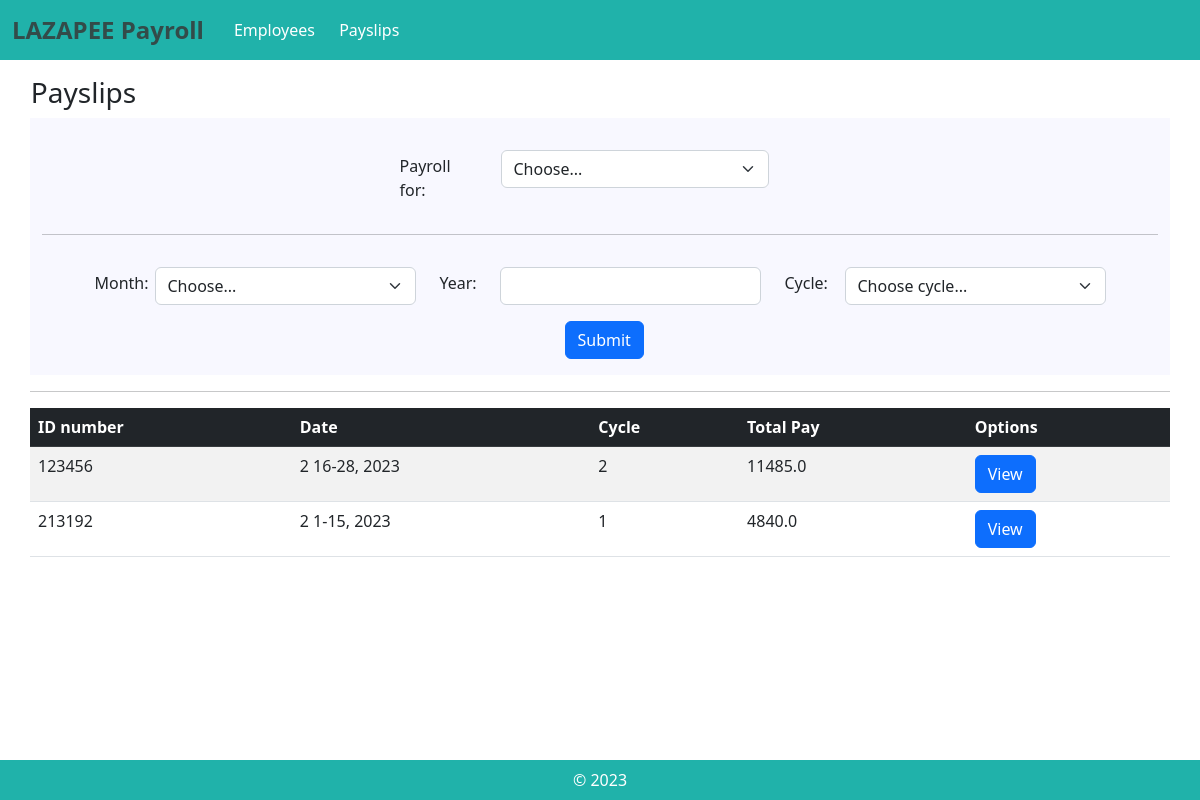
Before: /payslips with the older database file.
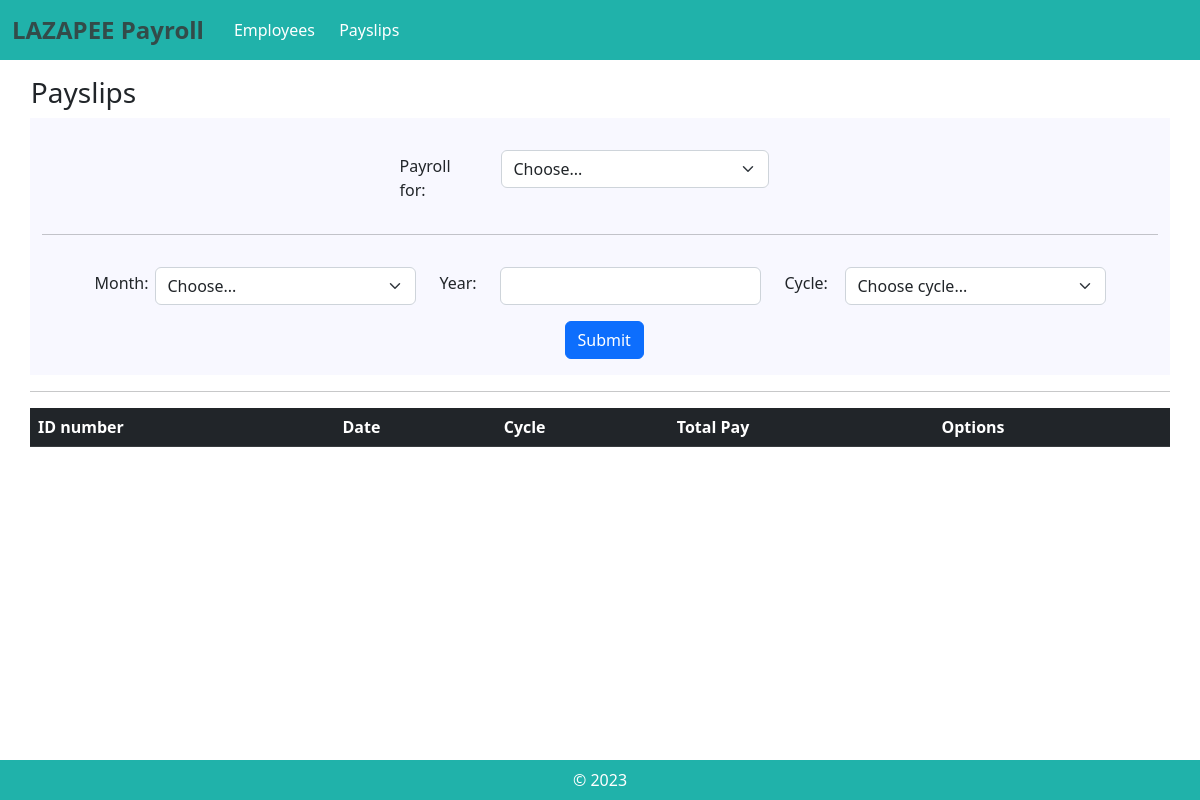
After: the same page with the newer database file.
### payroll_app/models.py (models this page shows, shortened)
class Payslip(models.Model):
    id_number = models.ForeignKey(Employee, on_delete=models.CASCADE)
    month = models.CharField(max_length=300)
    date_range = models.CharField(max_length=300)
    year = models.CharField(max_length=300)
    pay_cycle = models.IntegerField()
    rate = models.FloatField(max_length=300)
    earnings_allowance = models.FloatField(max_length=300)
    deductions_tax = models.FloatField(max_length=300)
    deductions_health = models.FloatField(max_length=300)
    pag_ibig = models.FloatField(max_length=300)
    sss = models.FloatField(max_length=300)
    overtime = models.FloatField(max_length=300)
    total_pay = models.FloatField(max_length=300)
    def getIDNumber(self):
        return self.id_number
    def getMonth(self):
        return self.month
    def getDate_range(self):
        return self.date_range
    def getYear(self):
        return self.year
    def getPay_cycle(self):
        return self.pay_cycle
    def getTotal_pay(self):
        return self.total_pay

class Employee(models.Model):
    name = models.CharField(max_length=300)
    id_number = models.CharField(max_length=300)
    rate = models.FloatField(max_length=300)
    overtime_pay = models.FloatField(max_length=300, null=True, blank=True, default=0)
    allowance = models.FloatField(max_length=300, null=True, blank=True, default=0)
    def getID(self):
        return self.id_number

### payroll_app/views.py (the view)
# urls.py: path('payslips', views.payslips, name="payslips"),
def payslips(request):
    emp = Employee.objects.all()
    payslip_test = Payslip.objects.all()
    return render(request, 'payroll_app/payslips.html', {'emp':emp, 'ptest':payslip_test,})

### payroll_app/templates/payroll_app/payslips.html (shortened to what this page needs)
{% extends 'payroll_app/base.html' %}
{% load static %}
{% block content %}
<h3 style="margin-left:-0.7rem;">Payslips</h3>
<form method="POST" class="form-inline pt-4" style="background-color:#F8F8FF;"  action="{% url 'payslip_submit' %}">
    <div class="row justify-content-center pb-3 pt-2" style="margin-left: -2.7rem">
        <div class="col-1 pt-1 " style="width: 101px">
            <label>Payroll for: </label>
        </div>
        <div class="col-3 ">
            <select class="form-select" name="payslip_for" required>
                <option value="" disabled selected>Choose...</option>
            </select>
        </div>
    </div>
    <center><hr></center>
    <div class="row justify-content-center pt-3">
        <div class="col-1 pt-1 " style="width: 60px">
            <label>Month: </label>
        </div>
        <div class="col-3 ">
            <select class="form-select" name="month" required>
                <option value="" disabled selected>Choose...</option>
            </select>
        </div>
        <div class="col-1 pt-1 " style="width: 60px">
            <label>Year: </label>
        </div>
        <div class="col-3 ">
            <input type="number" class="form-control" name="year" required>
        </div>
        <div class="col-1 pt-1 " style="width: 60px">
            <label>Cycle: </label>
        </div>
        <div class="col-3 ">
            <select class="form-select" name="cycle" required>
                <option value="" disabled selected>Choose cycle...</option>
            </select>
        </div>
    </div>
    <div class="row justify-content-center">
        <div class="col-1 pt-3 pb-3 ">
            <button type="submit" class="btn btn-primary ">Submit</button>
        </div>
    </div>
</form>
<hr>
<table class="table table-striped">
    <thead class = "table-dark">
        <tr>
            <th scope = "col"> ID number </th>
            <th scope = "col"> Date </th>
            <th scope = "col"> Cycle </th>
            <th scope = "col"> Total Pay </th>
            <th scope = "col"> Options </th>
        </tr>
    </thead>
    <tbody>
        {% for e in ptest %}
        <tr>
            <td> {{e.getIDNumber.getID}} </td>
            <td> {{e.getMonth}} {{e.getDate_range}}, {{e.getYear}}</td>
            <td> {{e.getPay_cycle}} </td>
            <td> {{e.getTotal_pay}} </td>
            <td> <a class="btn btn-primary" href="{% url 'view_payslip' pk=e.pk %}">View</button> </a>
        </tr>
        {% endfor %}
    </tbody>
</table>
{% endblock %}

### payroll_app/templates/payroll_app/base.html (shortened to what this page needs)
{% load static %}
<html>
    <head>
        <link rel="stylesheet" href="{% static '/bootstrap/css/bootstrap.min.css' %}">
        <link rel="stylesheet" href="{% static '/bootstrap/css/custom.css' %}">
    </head>
    <body>
        <nav class="navbar navbar-dark bg-custom mb-3 sticky-top" style="background-color: lightseagreen; height: 60px;">
            <div class="container-fluid" style="display: flex; justify-content: initial;">
                <span>
                    <b style="color:#334B49; font-size: 24px;" >LAZAPEE Payroll</b>
                </span>
                <span>
                    <a href = "{% url 'employees'%}" style="text-decoration: none; color:white; margin: 10px; font-size:16px; margin-left:30px;">Employees </a>
                    <a href = "{% url 'payslips'%}" style="text-decoration: none; color:white; margin: 10px; font-size:16px;">Payslips</a>
                </span>
            </div>
        </nav>
        <div class="container">
            <div class = "row">
                {% block content %}
                {% endblock %}
            </div>
        </div>
        <footer class="footer bg-custom" style="background-color: lightseagreen; position: fixed;">
            <div class="container">
                <p style="color:white; text-align: center;">&copy; 2023</p>
            </div>
        </footer>
    </body>
</html>

Changed rows visible on the page:
removed Payslip: getIDNumber.getID "123456", getMonth "2", getDate_range "16-28", getYear "2023", getPay_cycle "2", getTotal_pay "11485.0"
removed Payslip: getIDNumber.getID "213192", getMonth "2", getDate_range "1-15", getYear "2023", getPay_cycle "1", getTotal_pay "4840.0"
